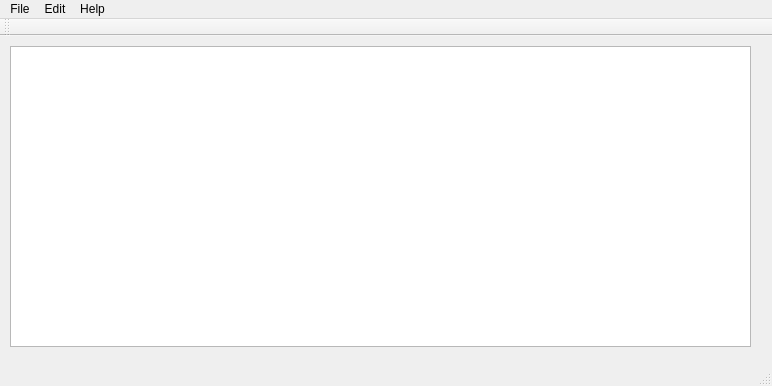
<?xml version="1.0" encoding="UTF-8"?>
<ui version="4.0">
 <class>MainWindow</class>
 <widget class="QMainWindow" name="MainWindow">
  <property name="geometry">
   <rect>
    <x>0</x>
    <y>0</y>
    <width>772</width>
    <height>386</height>
   </rect>
  </property>
  <property name="windowTitle">
   <string>MainWindow</string>
  </property>
  <widget class="QWidget" name="centralWidget">
   <widget class="QTextEdit" name="textEdit">
    <property name="geometry">
     <rect>
      <x>10</x>
      <y>10</y>
      <width>741</width>
      <height>301</height>
     </rect>
    </property>
   </widget>
  </widget>
  <widget class="QMenuBar" name="menuBar">
   <property name="geometry">
    <rect>
     <x>0</x>
     <y>0</y>
     <width>772</width>
     <height>23</height>
    </rect>
   </property>
   <widget class="QMenu" name="menuFile">
    <property name="title">
     <string>File</string>
    </property>
    <addaction name="actionSave"/>
    <addaction name="actionOpen"/>
    <addaction name="actionExit"/>
   </widget>
   <widget class="QMenu" name="menuHelp">
    <property name="title">
     <string>Help</string>
    </property>
   </widget>
   <widget class="QMenu" name="menuEdit">
    <property name="title">
     <string>Edit</string>
    </property>
    <addaction name="actionCut"/>
    <addaction name="actionCopy"/>
    <addaction name="actionPaste"/>
    <addaction name="actionUndo"/>
    <addaction name="actionRedo"/>
   </widget>
   <addaction name="menuFile"/>
   <addaction name="menuEdit"/>
   <addaction name="menuHelp"/>
  </widget>
  <widget class="QToolBar" name="mainToolBar">
   <attribute name="toolBarArea">
    <enum>TopToolBarArea</enum>
   </attribute>
   <attribute name="toolBarBreak">
    <bool>false</bool>
   </attribute>
  </widget>
  <widget class="QStatusBar" name="statusBar"/>
  <action name="actionNew">
   <property name="text">
    <string>New</string>
   </property>
  </action>
  <action name="actionSave">
   <property name="text">
    <string>Save</string>
   </property>
  </action>
  <action name="actionOpen">
   <property name="text">
    <string>Open</string>
   </property>
  </action>
  <action name="actionExit">
   <property name="text">
    <string>Exit</string>
   </property>
  </action>
  <action name="actionCut">
   <property name="text">
    <string>Cut</string>
   </property>
  </action>
  <action name="actionCopy">
   <property name="text">
    <string>Copy</string>
   </property>
  </action>
  <action name="actionPaste">
   <property name="text">
    <string>Paste</string>
   </property>
  </action>
  <action name="actionUndo">
   <property name="text">
    <string>Undo</string>
   </property>
  </action>
  <action name="actionRedo">
   <property name="text">
    <string>Redo</string>
   </property>
  </action>
 </widget>
 <layoutdefault spacing="6" margin="11"/>
 <tabstops>
  <tabstop>textEdit</tabstop>
 </tabstops>
 <resources/>
 <connections>
  <connection>
   <sender>actionExit</sender>
   <signal>triggered()</signal>
   <receiver>MainWindow</receiver>
   <slot>close()</slot>
   <hints>
    <hint type="sourcelabel">
     <x>-1</x>
     <y>-1</y>
    </hint>
    <hint type="destinationlabel">
     <x>378</x>
     <y>190</y>
    </hint>
   </hints>
  </connection>
  <connection>
   <sender>actionPaste</sender>
   <signal>triggered()</signal>
   <receiver>textEdit</receiver>
   <slot>paste()</slot>
   <hints>
    <hint type="sourcelabel">
     <x>-1</x>
     <y>-1</y>
    </hint>
    <hint type="destinationlabel">
     <x>380</x>
     <y>201</y>
    </hint>
   </hints>
  </connection>
  <connection>
   <sender>actionCopy</sender>
   <signal>triggered()</signal>
   <receiver>textEdit</receiver>
   <slot>copy()</slot>
   <hints>
    <hint type="sourcelabel">
     <x>-1</x>
     <y>-1</y>
    </hint>
    <hint type="destinationlabel">
     <x>380</x>
     <y>201</y>
    </hint>
   </hints>
  </connection>
  <connection>
   <sender>actionCut</sender>
   <signal>triggered()</signal>
   <receiver>textEdit</receiver>
   <slot>cut()</slot>
   <hints>
    <hint type="sourcelabel">
     <x>-1</x>
     <y>-1</y>
    </hint>
    <hint type="destinationlabel">
     <x>380</x>
     <y>201</y>
    </hint>
   </hints>
  </connection>
  <connection>
   <sender>actionUndo</sender>
   <signal>triggered()</signal>
   <receiver>textEdit</receiver>
   <slot>undo()</slot>
   <hints>
    <hint type="sourcelabel">
     <x>-1</x>
     <y>-1</y>
    </hint>
    <hint type="destinationlabel">
     <x>380</x>
     <y>201</y>
    </hint>
   </hints>
  </connection>
  <connection>
   <sender>actionRedo</sender>
   <signal>triggered()</signal>
   <receiver>textEdit</receiver>
   <slot>redo()</slot>
   <hints>
    <hint type="sourcelabel">
     <x>-1</x>
     <y>-1</y>
    </hint>
    <hint type="destinationlabel">
     <x>380</x>
     <y>201</y>
    </hint>
   </hints>
  </connection>
 </connections>
</ui>
